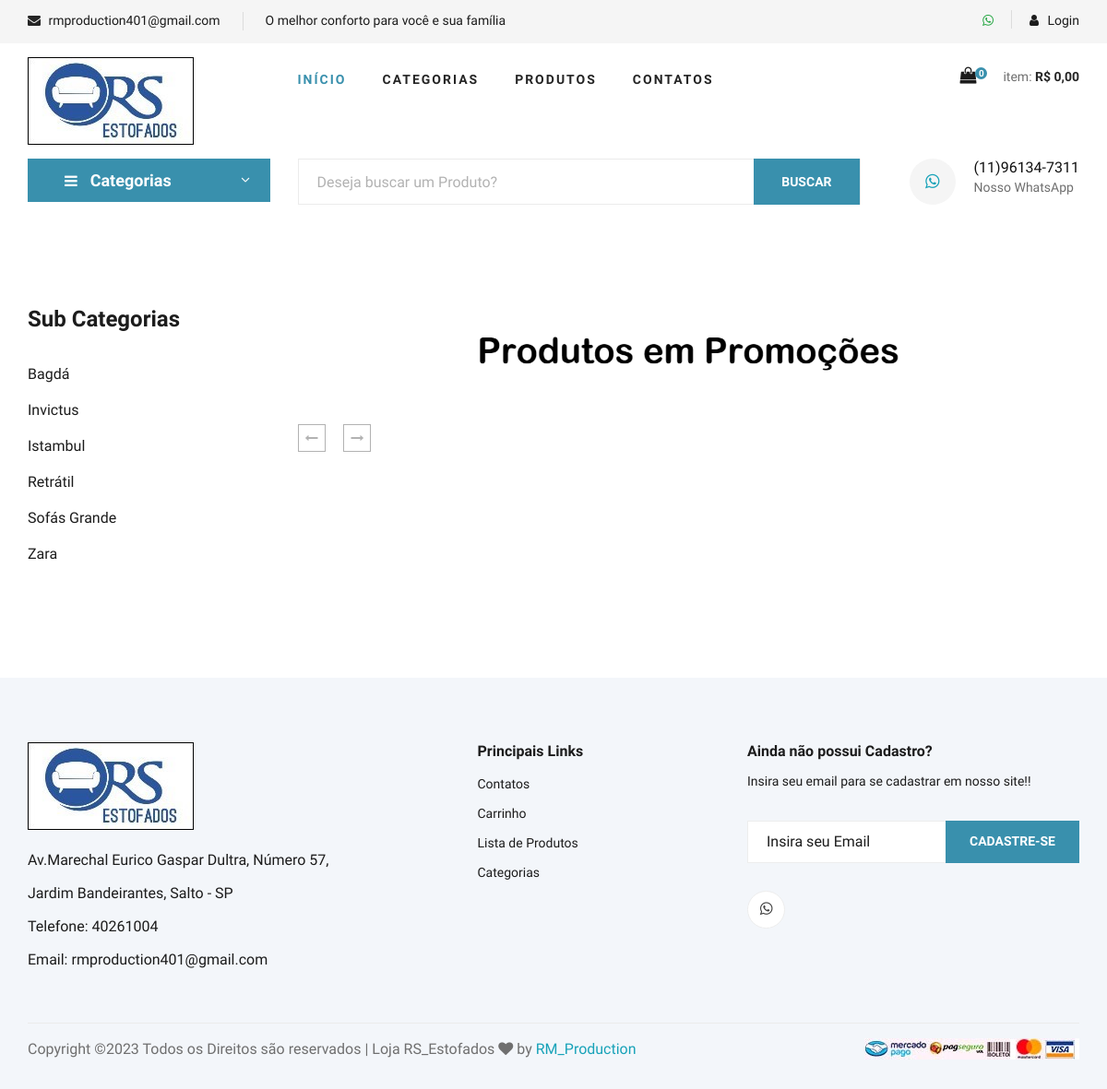
Screenshot of /promocoes.php with the database file from the repository.
### tables this page shows
CREATE TABLE `sub_categorias` (
  `id` int(11) NOT NULL AUTO_INCREMENT,
  `nome` varchar(50) NOT NULL,
  `nome_url` varchar(50) NOT NULL,
  `imagem` varchar(100) NOT NULL,
  `id_categoria` int(11) NOT NULL,
  PRIMARY KEY (`id`)
);

### promocoes.php (the view, shortened to what this page needs)
<?php
require_once("cabecalho.php");
?>
<?php
require_once("cabecalho-busca.php");
?>
<?php
$nome_pag = 'promocoes.php';
 ?>
<section class="product spad">
    <div class="container">
        <div class="row">
            <div class="col-lg-3 col-md-5">
                <div class="sidebar">
                    <div class="sidebar__item">
                        <h4>Sub Categorias</h4>
                        <ul>
                            <?php
                            $query = $pdo->query("SELECT * FROM sub_categorias order by nome asc ");
                            $res = $query->fetchAll(PDO::FETCH_ASSOC);
                            for ($i=0; $i < count($res); $i++) {
                              $nome = $res[$i]['nome'];
                              $nome_url = $res[$i]['nome_url'];
                              ?>
                              <li><a href="produtos-<?php echo $nome_url ?>"><?php echo $nome ?></a></li>
                          <?php } ?>
                      </ul>
                  </div>
              </div>
          </div>
          <div class="col-lg-9 col-md-7">
<h5><img src="./img/lista 2.png"></h5>
            <div class="product__pagination">
                <a href="<?php echo $nome_pag ?>?pagina=0"><i class="fa fa-long-arrow-left"></i></a>
                <a href="<?php echo $nome_pag ?>?pagina=<?php echo $num_paginas - 1 ?>"><i class="fa fa-long-arrow-right"></i></a>
            </div>
        </div>
    </div>
</div>
</section>
<?php
require_once("rodape.php");
?>

### css/style.css (style rules this page uses)
html, body { height: 100%; font-family: "Cairo", sans-serif; -webkit-font-smoothing: antialiased; font-smoothing: antialiased; }
h1, h2, h3, h4, h5, h6 { margin: 0; color: #111111; font-weight: 400; font-family: "Cairo", sans-serif; }
h4 { font-size: 24px; }
h5 { font-size: 18px; }
img { max-width: 100%; }
ul, ol { padding: 0; margin: 0; }
.spad { padding-top: 100px; padding-bottom: 100px; }
.sidebar__item { margin-bottom: 35px; }
.sidebar__item h4 { color: #1c1c1c; font-weight: 700; margin-bottom: 25px; }
.sidebar__item ul li { list-style: none; }
.sidebar__item ul li a { font-size: 16px; color: #1c1c1c; line-height: 39px; display: block; }
.product { padding-top: 80px; padding-bottom: 80px; }
.product__pagination, .blog__pagination { padding-top: 10px; }
.product__pagination a, .blog__pagination a { display: inline-block; width: 30px; height: 30px; border: 1px solid #b2b2b2; font-size: 14px; color: #b2b2b2; font-weight: 700; line-height: 28px; text-align: center; margin-right: 16px; -webkit-transition: all, 0.3s; -moz-transition: all, 0.3s; -ms-transition: all, 0.3s; -o-transition: all, 0.3s; transition: all, 0.3s; }
.product__pagination a:last-child, .blog__pagination a:last-child { margin-right: 0; }
@media only screen and (min-width: 1200px) { .container { max-width: 1170px; } }

### rows the page displays
sub_categorias: nome "Bagdá"
sub_categorias: nome "Invictus"
sub_categorias: nome "Istambul"
sub_categorias: nome "Retrátil"
sub_categorias: nome "Sofás Grande"
sub_categorias: nome "Zara"

### other values shown
$email "rmproduction401@gmail.com"
$texto_destaque "O melhor conforto para você e sua família"
$linhas "0"
$total_c "0,00"
$whatsapp "(11)96134-7311"
$endereco_loja "Av.Marechal Eurico Gaspar Dultra, Número 57, Jardim Bandeirantes, Salto - SP"
$telefone "40261004"
